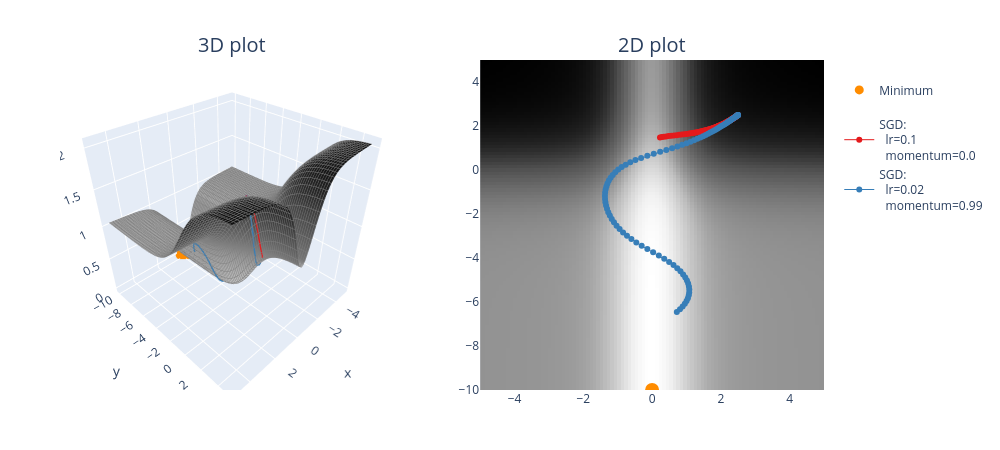

Write notebook code for a chart like this one.
### Markdown cell above
### Exercise - implement `opt_fn_with_sgd`


> ```yaml
> Difficulty: 🔴🔴🔴⚪⚪
> Importance: 🔵🔵🔵🔵⚪
> 
> You should spend up to 15-20 minutes on this exercise.
> ```

Implement the `opt_fn_with_sgd` function using `torch.optim.SGD`. This function optimizes parameters `(x, y)` (which represent coordinates at which we evaluate a function) using gradient descent on that function value. In other words, this should look just like your optimization loops in previous days' material, except rather than passing in `model.parameters()` to your optimizer, you pass in `(xy,)` (because it needs to be an iterable of parameters, not just a single parameter).

Remember, your update steps `optimizer.step()` will automatically change the values of `xy` inplace - this means that you shouldn't store past values like `xy_list.append(xy)` because then past elements of that list will be modified when `xy` is updated. Instead, you should use something like `xy_list.append(xy.detach().clone())` to make sure you're returning a copy of the tensor, which won't continue to be modified.

We've also provided you with a function `plot_fn_with_points`, which plots a function as well as a list of points produced by functions like the one above. The code below starts from `(2.5, 2.5)` and adds the resulting trajectory of `(x, y)` coordinates to the contour plot. Does it find the minimum? Play with the learning rate and momentum a bit and see how close you can get within 100 iterations.

### Code cell
def opt_fn_with_sgd(
    fn: Callable, xy: Float[Tensor, "2"], lr=0.001, momentum=0.98, n_iters: int = 100
) -> Float[Tensor, "n_iters_plus_1 2"]:
    """
    Optimize a given function starting from the specified point.

    xy: shape (2,). The (x, y) starting point.
    n_iters: number of steps.
    lr, momentum: parameters passed to the torch.optim.SGD optimizer.

    Return: (n_iters+1, 2). The (x, y) values, from initial values to values after step `n_iters`.
    """
    '''
    optimizer = torch.optim.SGD(model.parameters(), lr=0.1, momentum=0.9)

    optimizer.zero_grad()
    
    loss_fn(model(input), target).backward()
    
    optimizer.step()
    '''
    # Make sure tensor has requires_grad=True, otherwise it can't be optimized (more on this tomorrow!)
    assert xy.requires_grad
    
    xy_list = [xy.detach().clone()]
    optimizer = t.optim.SGD((xy,), lr = lr, momentum=momentum) 

    # print('xy', xy)
    # print('fn(xy)', fn(xy[0], xy[1]))
    for i in range(n_iters):
        optimizer.zero_grad()
        fn(xy[0], xy[1]).backward()
        optimizer.step()
        xy_list.append(xy.detach().clone())

    return t.stack(xy_list, dim=0)

points = []

optimizer_list = [
    (optim.SGD, {"lr": 0.1, "momentum": 0.0}),
    (optim.SGD, {"lr": 0.02, "momentum": 0.99}),
]

for optimizer_class, params in optimizer_list:
    xy = t.tensor([2.5, 2.5], requires_grad=True)
    xys = opt_fn_with_sgd(pathological_curve_loss, xy=xy, lr=params["lr"], momentum=params["momentum"])
    points.append((xys, optimizer_class, params))
    print(f"{params=}, last point={xys[-1]}")

plot_fn_with_points(pathological_curve_loss, points=points, min_points=[(0, "y_min")])
